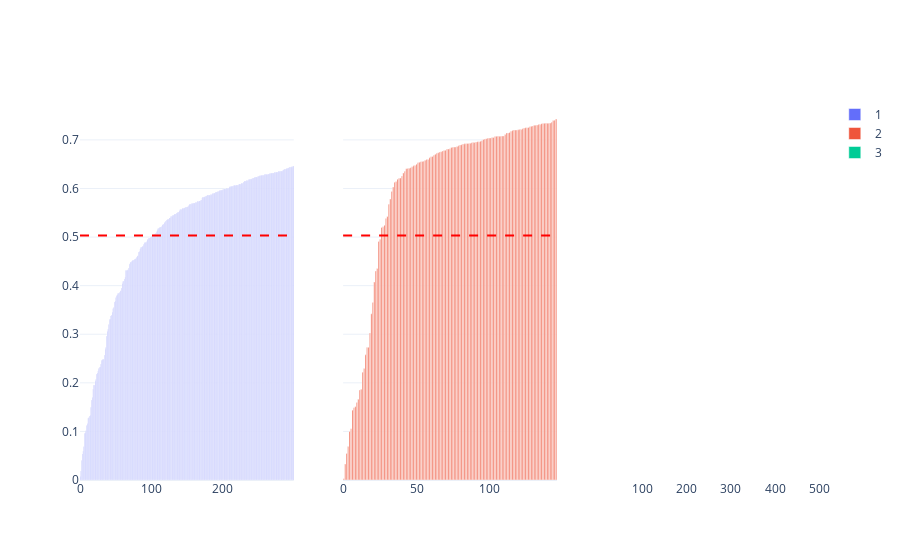

The cell this chart's notebook holds for it:
### Code cell
import plotly.graph_objects as go
from plotly.subplots import make_subplots
from plotly import data

rows,cols = df.shape

fig = make_subplots(rows=1, cols=len(rotulos), shared_yaxes=True)

fig.add_trace(
    go.Bar(y=df["silhuetas"][df["rotulos"]==0], name="1"), 1, 1
)
fig.add_trace(
    go.Bar(y=df["silhuetas"][df["rotulos"]==1], name="2"),
    1,
    2,
)

fig.add_trace(
    go.Bar(y=df["silhuetas"][df["rotulos"]]==2, name="3"),
    1,
    3,
)

fig.add_hline(y=cluster["silhueta_media"],
                  line_width=2,
                  line_dash="dash",
                  line_color="red")

fig.show()

### Figure 1 — Plotly figure (JSON) as saved in the notebook; plotly's stock layout.template omitted (floating-point values rounded to 4 significant figures; data arrays with more than 128 entries replaced by an {"elided": "..."} marker saying what was removed)
{"data": [{"name": "1", "type": "bar", "xaxis": "x", "y": {"elided": "300 float values"}, "yaxis": "y"}, {"name": "2", "type": "bar", "xaxis": "x2", "y": {"elided": "147 float values"}, "yaxis": "y2"}, {"name": "3", "type": "bar", "xaxis": "x3", "y": {"elided": "483 bool values"}, "yaxis": "y3"}], "layout": {"autosize": true, "dragmode": "pan", "shapes": [{"line": {"color": "red", "dash": "dash", "width": 2}, "type": "line", "x0": 0, "x1": 1, "xref": "x domain", "y0": 0.5035, "y1": 0.5035, "yref": "y"}, {"line": {"color": "red", "dash": "dash", "width": 2}, "type": "line", "x0": 0, "x1": 1, "xref": "x2 domain", "y0": 0.5035, "y1": 0.5035, "yref": "y2"}, {"line": {"color": "red", "dash": "dash", "width": 2}, "type": "line", "x0": 0, "x1": 1, "xref": "x3 domain", "y0": 0.5035, "y1": 0.5035, "yref": "y3"}], "xaxis": {"anchor": "y", "autorange": true, "domain": [0, 0.2889], "range": [-0.5, 299.5]}, "xaxis2": {"anchor": "y2", "autorange": true, "domain": [0.3556, 0.6444], "range": [-0.5, 146.5]}, "xaxis3": {"anchor": "y3", "autorange": false, "domain": [0.7111, 1], "range": [18.53, 501.5]}, "yaxis": {"anchor": "x", "autorange": true, "domain": [0, 1], "range": [0, 0.7821], "type": "linear"}, "yaxis2": {"anchor": "x2", "autorange": true, "domain": [0, 1], "matches": "y", "range": [0, 0.7821], "showticklabels": false, "type": "linear"}, "yaxis3": {"anchor": "x3", "autorange": false, "domain": [0, 1], "matches": "y", "range": [-0.5509, -0.01777], "showticklabels": false, "type": "category"}}}
